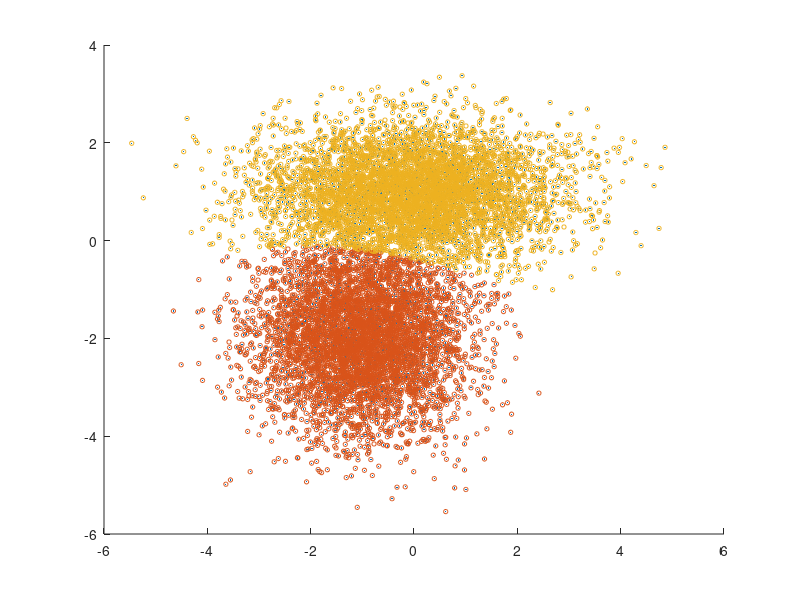

Write MATLAB code to recreate this figure. (Note: this script raises an error after producing the figure.)
function DataGeneration_2()
    % https://www.mathworks.com/help/stats/gmdistribution.cluster.html
    MU1 = [0 1];
    SIGMA1 = [2 0; 0 0.5];
    MU2 = [-1 -2];
    SIGMA2 = [1 0;0 1];
    rng(1); % For reproducibility
    X = [mvnrnd(MU1,SIGMA1,5000);mvnrnd(MU2,SIGMA2,5000)];

    h = figure();
    scatter(X(:,1),X(:,2),10,'.')
    hold on

    obj = fitgmdist(X,2);
    idx = cluster(obj,X);
    cluster1 = X(idx == 1,:);
    cluster2 = X(idx == 2,:);
    h1 = scatter(cluster1(:,1),cluster1(:,2),10,'r.');
    h2 = scatter(cluster2(:,1),cluster2(:,2),10,'g.');
    legend([h1, h2],'Cluster 1','Cluster 2','Location','NW')
    saveas(h,'Data_2.png');

    cluster1 = [cluster1 zeros(size(cluster1,1),1)];
    cluster1(:,3) = 1 ;

    cluster2 = [cluster2 zeros(size(cluster2,1),1)];
    cluster2(:,3) = 0 ;


    %70-30 data split
    idx = randperm(size(cluster1,1));
    train_cluster1 = cluster1(idx(1:3000),:);
    test_cluster1 = cluster1(idx(3001:end),:);
    train_cluster2 = cluster2(idx(1:3000),:);
    test_cluster2 = cluster2(idx(3001:end),:);

    train_data = [train_cluster1;train_cluster2];
    test_data = [test_cluster1;test_cluster2];

    csvwrite('trainData_2.csv',train_data)
    csvwrite('testData_2.csv',test_data)

end
